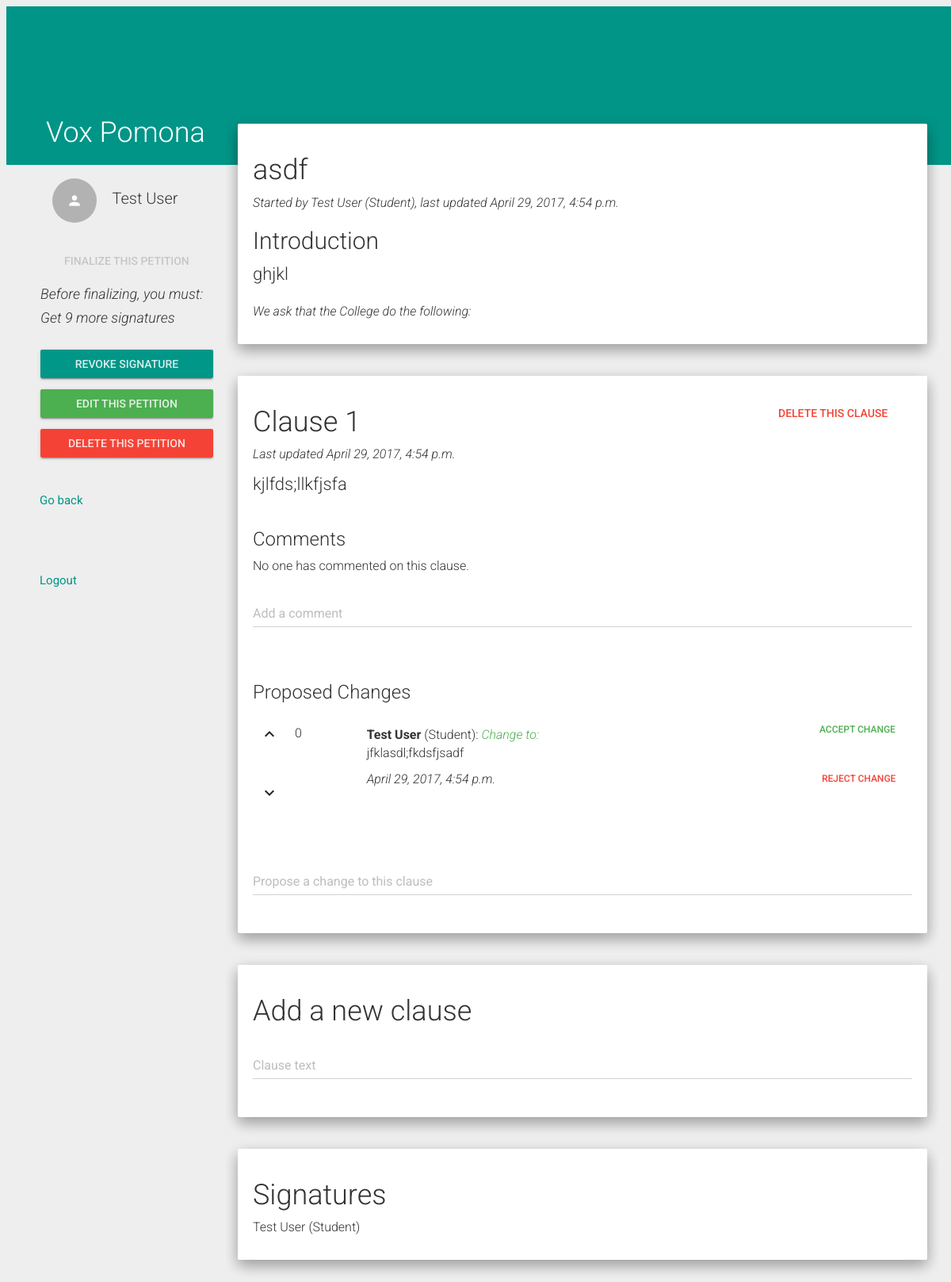
The app's page /view_petition/12/ (signed in), older data.
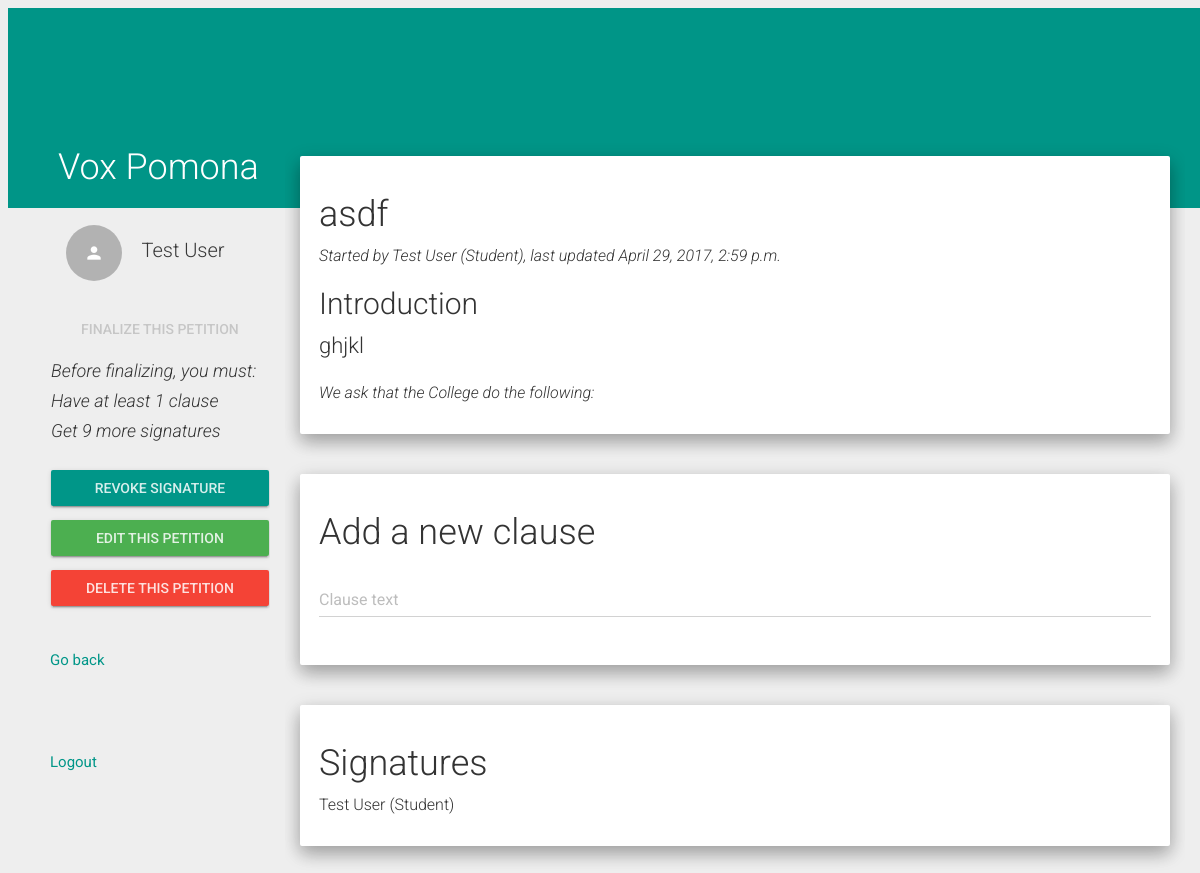
The same page, newer data.
### VoxPomona/models.py (models this page shows, shortened)
class UserInfo(models.Model):
    email = models.EmailField(max_length = 100, unique = True)
    name = models.CharField(max_length = 100)
    USER_TYPE = (('STU','Student'), ('STA','Staff'),('FAC','Faculty'))
    user_type = models.CharField(max_length = 3, choices = USER_TYPE, default = 'STU')
    user = models.OneToOneField(settings.AUTH_USER_MODEL, related_name = "UserInfo", on_delete = models.CASCADE)
    def get_user_type(self):
        ty = self.user_type
        if ty == "STU":
            return "Student"
        elif ty == "STA":
            return "Staff"
        else:
            return "Faculty"
    def __str__(self):
        return (self.email)

class Petition(models.Model):
    userID = models.ForeignKey(UserInfo, to_field = 'email', on_delete = models.CASCADE)
    petitionID = models.AutoField(primary_key = True)
    ACADEMICS = 'AC'
    ADMINISTRATIVE_ACTION = 'AA'
    CAMPUS_FACILITIES = 'CF'
    COLLEGE_POLICY = 'CP'
    DINING_HALLS = 'DH'
    EXTRACURRICULAR_ACTIVITIES = 'EA'
    RESIDENCE_HALLS = 'RH'
    OTHER = 'OT'
    PETITION_CATEGORY_CHOICES = (
        (ACADEMICS,'Academics'),
        (ADMINISTRATIVE_ACTION, 'Administrative Action'),
        (CAMPUS_FACILITIES, 'Campus Facilities'),
        (COLLEGE_POLICY, 'Campus Policy'),
        (DINING_HALLS, 'Dining Halls'),
        (EXTRACURRICULAR_ACTIVITIES, 'Extracurricular Activities'),
        (RESIDENCE_HALLS, 'Residence Halls'),
        (OTHER,'Other'),
        )
    category = models.CharField(
        max_length = 2,
        choices = PETITION_CATEGORY_CHOICES,
        blank = True
        )
    open_time = models.DateTimeField()
    last_updated = models.DateTimeField()
    threshold = 10
    title = models.CharField(max_length = 100)
    summary = models.CharField(max_length = 1000)
    PERM_CHOICES = (('1','view'),('2','view, sign'),('3','view, sign, comment'),
        ('4','view, sign, comment, propose changes'))
    stu_permission = models.CharField(max_length = 1, choices = PERM_CHOICES, default = 4)
    sta_permission = models.CharField(max_length = 1, choices = PERM_CHOICES, default = 4)
    fac_permission = models.CharField(max_length = 1, choices = PERM_CHOICES, default = 4)
    finalized = models.BooleanField()
    def get_creator_name(self):
        creator = self.userID
        user = UserInfo.objects.get(email=creator)
        return user.name
    def get_creator_user_type(self):
        return self.userID.get_user_type()
    def get_edit_url(self):
        if self.finalized:
            return '/petition/' + str(self.petitionID)
        return '/edit_petition/' + str(self.petitionID)
    def get_signatures(self):
        return Sign.objects.filter(petitionID=self.petitionID)
    def get_clauses(self):
        return Clause.objects.filter(petitionID=self.petitionID).order_by('-time')
    def get_num_signatures_needed(self):
        sigs = self.get_signatures()
        if len(sigs) >= 10:
            return 0
        else:
            return 10 - len(sigs)
    def get_time_remaining(self):
        time = timezone.now() - timedelta(days=1)
        if self.last_updated <= time:
            return 0
        else:
            diff = self.last_updated - time
            return int(diff.seconds / 60 / 60)
    def is_finalizable(self):
        clauses = self.get_clauses()
        if len(clauses) == 0:
            return False
        if self.get_num_signatures_needed() > 0:
            return False
        time = timezone.now() - timedelta(days=1)
        if self.last_updated > time:
            return False
        return True

class Clause(models.Model):
    clauseID = models.AutoField(primary_key=True)
    petitionID = models.ForeignKey(Petition, on_delete=models.CASCADE)
    index = models.IntegerField()
    content = models.CharField(max_length=500, default='New Clause')
    time = models.DateTimeField(auto_now_add=True)
    def has_comments(self):
        if Comment.objects.filter(clauseID=self.clauseID):
            return True
        else:
            return False
    def has_changes(self):
        if Change.objects.filter(clauseID=self.clauseID):
            return True
        else:
            return False

class Change(models.Model):
    userID = models.ForeignKey(UserInfo, to_field = 'email', on_delete=models.CASCADE)
    clauseID = models.ForeignKey(Clause, to_field = 'clauseID', on_delete=models.CASCADE)
    changeID = models.AutoField(primary_key = True)
    content = models.CharField(max_length=500, default='New Change')
    time = models.DateTimeField()
    def get_name(self):
        return self.userID.name
    def get_votes(self):
        netVotes = 0
        votes = ChangeVote.objects.filter(changeID=self.changeID)
        for v in votes:
            if v.vote:
                netVotes += 1
            else:
                netVotes -= 1
        return netVotes

class Sign(models.Model):
    userID = models.ForeignKey(UserInfo, to_field = 'email', on_delete=models.CASCADE)
    petitionID = models.ForeignKey(Petition) #on-delete???
    time = models.DateTimeField()
    def get_name(self):
        return self.userID.name
    def get_user_type(self):
        return self.userID.get_user_type()
    class Meta:
        unique_together = ("userID","petitionID")

### VoxPomona/views.py (the view, shortened to what this page needs)
# urls.py: url(r'^view_petition/([0-9]+)/$', views.view_petition_view, name='view_petition'),
@login_required
def view_petition_view(request,pid):
    user_info = request.user.UserInfo
    this_petition = Petition.objects.get(petitionID=pid)
    if this_petition.finalized:
        return redirect(this_petition.get_url())
    user_type = user_info.user_type
    if user_type == 'STU':
        user_perm = this_petition.stu_permission
    elif user_type =='FAC':
        user_perm = this_petition.fac_permission
    else:
        user_perm = this_petition.sta_permission
    is_owner = this_petition.userID == user_info
    if Sign.objects.filter(userID=user_info, petitionID=this_petition):
        sign_status = True
    else:
        sign_status = False
    pet_clauses = Clause.objects.filter(petitionID=this_petition).order_by('index')
    change_list = Change.objects.filter(clauseID__in=pet_clauses)
    comment_list = Comment.objects.filter(clauseID__in=pet_clauses).order_by('time')
    change_votes = {}
    for change in change_list:
        currVo =ChangeVote.objects.filter(changeID=change.changeID)
        change_votes[change.changeID] = currVo
    if (request.GET.get('delete_btn')):
        Sign.objects.filter(petitionID=this_petition).delete()
        this_petition.delete()
        return redirect('/home')
    petDict = {
       'petition' : this_petition, \
       'clauses' : pet_clauses, \
       'user_perm' : int(user_perm), \
       'sign_status': sign_status, \
       'is_owner' : is_owner, \
       'comments' : comment_list, \
       'changes' : change_list, \
       'change_votes' : change_votes
    }
    if is_owner:
        if request.method == 'POST':
            new_clause_form = NewClauseForm(request.POST)
            if new_clause_form.is_valid():
                clause = Clause()
                clause.petitionID = this_petition
                clause.index = Clause.objects.filter(petitionID=this_petition).count()
                clause.content = new_clause_form.cleaned_data.get('content')
                clause.time = datetime.now()
                clause.save()
                this_petition.last_updated = datetime.now()
                this_petition.save()
                email_notification(this_petition,'L')
                return redirect(this_petition.get_url())
            else:
                petDict['new_clause_form'] = new_clause_form
                return render(request,'view_petition.html',petDict)
        else:
            new_clause_form = NewClauseForm()
            petDict['new_clause_form'] = new_clause_form
            return render(request,'view_petition.html',petDict)
    return render(request,'view_petition.html',petDict)

### VoxPomona/templates/view_petition.html (shortened to what this page needs)
{% extends 'base.html' %}
{% load staticfiles %}
{% block content %}
<nav class="col-xs-3 menu">
  <div class="user_menu">
    <a href="/profile"><div class="list-group withripple">
      <div class="list-group-item">
        <div class="row-action-primary">
          <i class="material-icons">person</i>
        </div>
        <div class="row-content">
          <h4 class="list-group-item-heading ">{{ user.UserInfo.name }}</h4>
        </div>
      </div>
    </div></a>
    <div class="btn-group-vertical">
      {% if is_owner %}
        {% if not petition.is_finalizable %}
          <form>
            <fieldset disabled="">
              <input type="submit" data-toggle="tooltip" class="btn btn-raised btn-info" value="Finalize This Petition">
            </fieldset>
          </form>
          <h4><em>Before finalizing, you must:</em></h4>
          {% if not clauses %}
            <h4><em>Have at least 1 clause</em></h4>
          {% endif %}
          {% if petition.get_num_signatures_needed > 0 %}
            <h4><em>Get {{ petition.get_num_signatures_needed }} more signatures</em></h4>
          {% endif %}
          <br />
        {% endif %}
      {% endif %}
      {% if sign_status %}
        <form action="#" method="get">
          <input type="submit" class="btn btn-raised btn-primary" value="Revoke Signature" name="revoke_btn">
        </form>
      {% elif user_perm > 1 %}
        <form action="#" method="get">
          <input type="submit" class="btn btn-raised btn-primary" value="Sign This Petition" name="sign_btn">
        </form>
      {% endif %}
      {% if is_owner %}
        <form>
          <a href="{{ petition.get_edit_url }}" class="btn btn-raised btn-success"> Edit This Petition </a>
        </form>
        <form action="#" method="get">
          <input type="submit" class="btn btn-raised btn-danger" value="Delete This Petition" name="delete_btn">
        </form>
      {% endif %}
    </div>
  </div>
  <ul>
    <a href="/home"><li class="withripple" data-target="#about">Go back</li></a>
    <li></li>
    <a href="/logout/"><li class="withripple">Logout</li></a>
  </ul>
</nav>
<div class="pages col-xs-9">
	<div class ="well">
    <h1>{{ petition.title }}</h1>
    <p><em>Started by {{ petition.get_creator_name }} ({{ petition.get_creator_user_type }}), last updated {{ petition.last_updated }}</em></p>
    <h2> Introduction </h2>
    <span class="pet_content">{{ petition.summary }}</span>
    <br /> <br />
    <p><em>We ask that the College do the following:</em></p>
  </div>
  <br />
  {% for cl in clauses %}
    <div class="well">
      <div class="row">
        <div class="col-md-10">
          <h1>Clause {{ forloop.counter }}</h1>
          <p><em>Last updated {{ cl.time }}</em></p>
        </div>
        <div class="col-md-2">
          {% if is_owner %}
            <form action="/delete_clause" method="POST" class="pull-right">
              <input type="submit" class="btn btn-danger" value="Delete This Clause">
            </form>
          {% endif %}
        </div>
      </div>
      <span class="pet_content">{{ cl.content }}</span>
      <br /> <br />
      <h3>Comments</h3>
      {% if cl.has_comments %}
        {% for c in comments %}
          {% if c.clauseID.clauseID == cl.clauseID %}
            <div class="row">
              {% if c.userID.email == user.UserInfo.email %}
                <div class="col-md-9">
                  <br />
                  <p> <b>{{ c.get_name }}</b> ({{ c.userID.get_user_type }}): {{ c.content }} </p>
                  <p><em> {{ c.time }} </em></p>
                </div>
                <div class="col-md-3">
                  <form action="/delete_comment" method="POST" class="pull-right">
                    {% csrf_token %}
                    <input type="hidden" name="comment_id" value="{{ c.commentID }}">
                    <input type="hidden" name="petition_id" value="{{ petition.petitionID }}">
                    <input type="submit" class="btn btn-danger btn-sm" value="Delete Your Comment">
                  </form>
                </div>
              {% else %}
                <div class="col-md-12">
                  <br />
                  <p> <b>{{ c.get_name }}</b> ({{ c.userID.get_user_type }}): {{ c.content }} </p>
                  <p><em> {{ c.time }} </em></p>
                </div>
              {% endif %}
            </div>
          {% endif %}
        {% endfor %}
      {% else %}
        <p>No one has commented on this clause.</p>
      {% endif %}
      {% if user_perm > 2 %}
        <form action="/add_comment" method="POST">
          <div class="form-group label-floating">
            <label class="control-label" for="focusedInput1">Add a comment</label>
            <input class="form-control" name="content" required="required">
          </div>
        </form>
      {% endif %}
      <br />
      <h3>Proposed Changes</h3>
      {% if cl.has_changes %}
        {% for c in changes %}
          {% if c.clauseID.clauseID == cl.clauseID %}
            <div class = "row">
              <div class="col-md-2">
                <form action="/upvote_change" method="POST" class="inline">
                  <button type="submit" class="btn btn-no-padding"><i class="material-icons">expand_less</i></button>
                </form>
                <p class="inline"><span class="vote_count">{{ c.get_votes }}</span></p>
                <form action="/downvote_change" method="POST" class="inline">
                  <button type="submit" class="btn btn-no-padding"><i class="material-icons">expand_more</i></button>
                </form>
              </div>
              {% if is_owner %}
                <div class="col-md-6">
                  <br />
                  <p><b>{{ c.get_name }}</b> ({{ c.userID.get_user_type }}):
                    {% if c.content|length > 0 %}
                      <em><span class="text-success">Change to:</span></em> <br />
                      {{ c.content }}
                    {% else %}
                      <em><span class="text-danger">Delete this clause</span></em>
                    {% endif %}
                  </p>
                  <p><em> {{ c.time }} </em></p>
                </div>
                <div class="col-md-4">
                  <form action="/accept_change" method="POST" class="pull-right">
                    <input type="submit" class="btn btn-success btn-sm" value="Accept Change">
                  </form>
                  <form action="/reject_change" method="POST" class="pull-right">
                    <input type="submit" class="btn btn-danger btn-sm" value="Reject Change">
                  </form>
                </div>
              {% endif %}
            </div>
          {% endif %}
        {% endfor %}
        <br />
      {% else %}
        <p>No one has proposed any changes to this clause.</p>
      {% endif %}
      {% if user_perm > 3 %}
        <form action="/add_change" method="POST">
          <div class="form-group label-floating">
            <label class="control-label" for="focusedInput1">Propose a change to this clause</label>
            <input class="form-control" name="content">
          </div>
        </form>
      {% endif %}
    </div>
    <br />
  {% endfor %}
  {% if is_owner %}
    <div class="well">
      <h1>Add a new clause</h1>
      <form method="post">
        {% for field in new_clause_form %}
          <div class="form-group label-floating">
            {% if field.label %}
              <label class="control-label" for="focusedInput1">{{ field.label }}</label>
            {% endif %}
            {{ field }}
          </div>
        {% endfor %}
      </form>
    </div>
    <br />
  {% endif %}
  <div class ="well">
    <h1>Signatures</h1>
    {% for sig in petition.get_signatures %}
      <p>{{sig.get_name}} ({{sig.get_user_type}})</p>
    {% endfor %}
  </div>
</div>
{% endblock %}

Row changes from the older to the newer data that the page shows:
removed Clause: time "April 29, 2017, 4:54 p.m.", content "kjlfds;llkfjsfa", shows "No one has commented on this clause."
removed Change: get_votes "0", get_name "Test User", userID.get_user_type "Student", content "jfklasdl;fkdsfjsadf", time "April 29, 2017, 4:54 p.m."
changed Petition "asdf": last_updated "April 29, 2017, 4:54 p.m." → "April 29, 2017, 2:59 p.m."
Text that changed along with them:
text now shown: "Have at least 1 clause"
